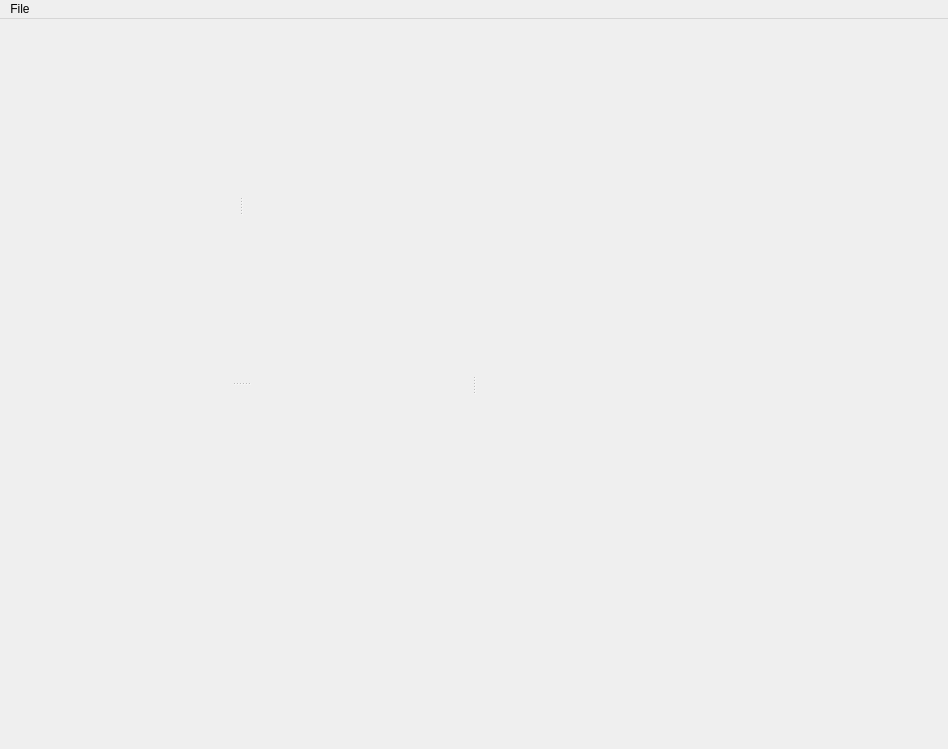
<?xml version="1.0" encoding="UTF-8"?>
<ui version="4.0">
 <class>MainWindow</class>
 <widget class="QMainWindow" name="MainWindow">
  <property name="geometry">
   <rect>
    <x>0</x>
    <y>0</y>
    <width>948</width>
    <height>749</height>
   </rect>
  </property>
  <property name="windowTitle">
   <string>lyse - the labscript suite</string>
  </property>
  <property name="windowIcon">
   <iconset>
    <normaloff>:/qtutils/custom/lyse.png</normaloff>:/qtutils/custom/lyse.png</iconset>
  </property>
  <property name="styleSheet">
   <string notr="true"/>
  </property>
  <property name="unifiedTitleAndToolBarOnMac">
   <bool>false</bool>
  </property>
  <widget class="QWidget" name="centralwidget">
   <property name="styleSheet">
    <string notr="true">QPushButton {
     border: none;
     padding: 4px;
 }

QPushButton:hover {
     background-color: qlineargradient(x1: 0, y1: 0, x2: 0, y2: 1,
                                       stop: 0 #f6f7fa, stop: 1 #dadbde);
     border: 1px solid #8f8f91;
     border-radius: 3px;
 }

 QPushButton:pressed {
     background-color: qlineargradient(x1: 0, y1: 0, x2: 0, y2: 1,
                                       stop: 0 #dadbde, stop: 1 #f6f7fa);
     border: 1px solid #8f8f91;
     border-radius: 3px;
 }

QPushButton:checked {
     background-color: #dadbde;
     border: 1px solid #8f8f91;
     border-radius: 3px;
 }

QPushButton:hover:checked {
     background-color: qlineargradient(x1: 0, y1: 0, x2: 0, y2: 1,
                                       stop: 0 #dadbde, stop: 1 #f6f7fa);
     border: 1px solid #8f8f91;
     border-radius: 3px;
 }

QToolButton {
     border: none;
     padding: 2px;
 }

QToolButton:hover {
     background-color: qlineargradient(x1: 0, y1: 0, x2: 0, y2: 1,
                                       stop: 0 #f6f7fa, stop: 1 #dadbde);
     border: 1px solid #8f8f91;
     border-radius: 3px;
 }

 QToolButton:pressed {
     background-color: qlineargradient(x1: 0, y1: 0, x2: 0, y2: 1,
                                       stop: 0 #dadbde, stop: 1 #f6f7fa);
     border: 1px solid #8f8f91;
     border-radius: 3px;
 }

QToolButton:checked {
     background-color: #dadbde;
     border: 1px solid #8f8f91;
     border-radius: 3px;
 }

QToolButton:hover:checked {
     background-color: qlineargradient(x1: 0, y1: 0, x2: 0, y2: 1,
                                       stop: 0 #dadbde, stop: 1 #f6f7fa);
     border: 1px solid #8f8f91;
     border-radius: 3px;
 }
</string>
   </property>
   <layout class="QVBoxLayout" name="verticalLayout_5">
    <item>
     <widget class="QSplitter" name="splitter_horizontal">
      <property name="orientation">
       <enum>Qt::Horizontal</enum>
      </property>
      <widget class="QSplitter" name="splitter_vertical">
       <property name="orientation">
        <enum>Qt::Vertical</enum>
       </property>
       <widget class="QSplitter" name="splitter">
        <property name="orientation">
         <enum>Qt::Horizontal</enum>
        </property>
        <widget class="QWidget" name="verticalLayoutWidget">
         <layout class="QVBoxLayout" name="verticalLayout_singleshot_routinebox"/>
        </widget>
        <widget class="QWidget" name="verticalLayoutWidget_2">
         <layout class="QVBoxLayout" name="verticalLayout_multishot_routinebox"/>
        </widget>
       </widget>
       <widget class="QWidget" name="verticalLayoutWidget_3">
        <layout class="QVBoxLayout" name="verticalLayout_filebox"/>
       </widget>
      </widget>
      <widget class="QWidget" name="verticalLayoutWidget_4">
       <layout class="QVBoxLayout" name="verticalLayout_output_box"/>
      </widget>
     </widget>
    </item>
    <item>
     <layout class="QVBoxLayout" name="variablesLayout"/>
    </item>
   </layout>
  </widget>
  <widget class="QMenuBar" name="menuBar">
   <property name="geometry">
    <rect>
     <x>0</x>
     <y>0</y>
     <width>948</width>
     <height>21</height>
    </rect>
   </property>
   <widget class="QMenu" name="menuFile">
    <property name="title">
     <string>File</string>
    </property>
    <addaction name="actionLoad_configuration"/>
    <addaction name="actionRevert_configuration"/>
    <addaction name="actionSave_configuration"/>
    <addaction name="actionSave_configuration_as"/>
    <addaction name="actionQuit"/>
   </widget>
   <addaction name="menuFile"/>
  </widget>
  <action name="actionLoad_configuration">
   <property name="icon">
    <iconset>
     <normaloff>:/qtutils/fugue/folder-open.png</normaloff>:/qtutils/fugue/folder-open.png</iconset>
   </property>
   <property name="text">
    <string>Load configuration</string>
   </property>
   <property name="shortcut">
    <string>Ctrl+O</string>
   </property>
  </action>
  <action name="actionSave_configuration_as">
   <property name="enabled">
    <bool>false</bool>
   </property>
   <property name="icon">
    <iconset>
     <normaloff>:/qtutils/fugue/disk--plus.png</normaloff>:/qtutils/fugue/disk--plus.png</iconset>
   </property>
   <property name="text">
    <string>Save as...</string>
   </property>
   <property name="shortcut">
    <string>Ctrl+Shift+S</string>
   </property>
  </action>
  <action name="actionQuit">
   <property name="icon">
    <iconset>
     <normaloff>:/qtutils/fugue/cross-button.png</normaloff>:/qtutils/fugue/cross-button.png</iconset>
   </property>
   <property name="text">
    <string>Quit</string>
   </property>
   <property name="shortcut">
    <string>Ctrl+Q</string>
   </property>
  </action>
  <action name="actionSave_configuration">
   <property name="icon">
    <iconset>
     <normaloff>:/qtutils/fugue/disk.png</normaloff>:/qtutils/fugue/disk.png</iconset>
   </property>
   <property name="text">
    <string>Save configuration</string>
   </property>
   <property name="shortcut">
    <string>Ctrl+S</string>
   </property>
  </action>
  <action name="actionRevert_configuration">
   <property name="enabled">
    <bool>false</bool>
   </property>
   <property name="icon">
    <iconset>
     <normaloff>:/qtutils/fugue/arrow-curve-180-left.png</normaloff>:/qtutils/fugue/arrow-curve-180-left.png</iconset>
   </property>
   <property name="text">
    <string>Revert configuration</string>
   </property>
  </action>
 </widget>
 <resources>
  <include location="../../Anaconda/Lib/site-packages/qtutils/icons/icons.qrc"/>
 </resources>
 <connections/>
</ui>
